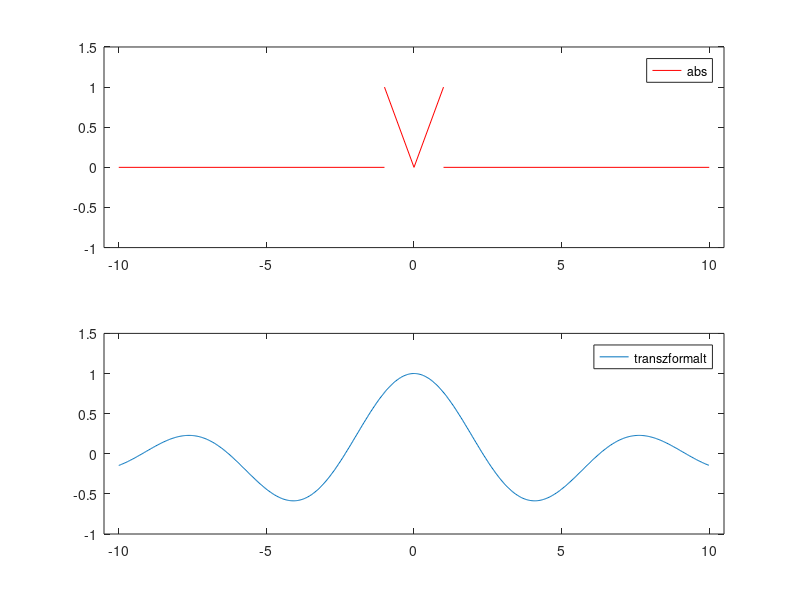

Recreate this plot in MATLAB.
clf ;
L=-10; U=10;
xx = L:0.0301:U;


subplot(2,1,1)
plot([L,-1],[0,0],'r', [-1,0],[1,0],'r',[0,1],[0,1],'r', [1,U], [0,0], 'r')
axis([L-0.5, U+0.5 -1.0 1.5])
legend('abs')


F = @( w ) 2 * sin( w ) ./ w + 2 * ( cos( w ) - 1 ) ./ w.^2 ;
subplot(2,1,2)
plot( xx, F( xx ) ) ;
legend('transzformalt')
axis([L-0.5, U+0.5 -1.0 1.5])


print('abszol2','-dpdf') ;
